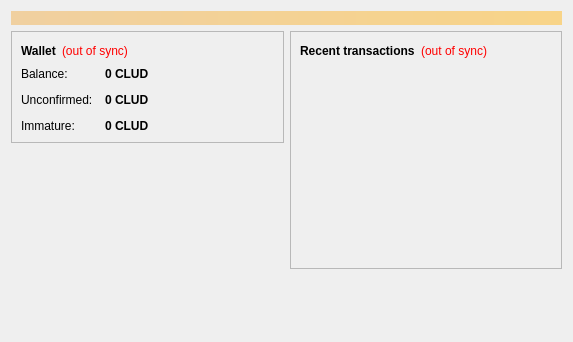
<?xml version="1.0" encoding="UTF-8"?>
<ui version="4.0">
 <class>OverviewPage</class>
 <widget class="QWidget" name="OverviewPage">
  <property name="geometry">
   <rect>
    <x>0</x>
    <y>0</y>
    <width>573</width>
    <height>342</height>
   </rect>
  </property>
  <property name="windowTitle">
   <string>Form</string>
  </property>
  <layout class="QVBoxLayout" name="topLayout">
   <item>
    <widget class="QLabel" name="labelAlerts">
     <property name="visible">
      <bool>false</bool>
     </property>
     <property name="styleSheet">
      <string notr="true">background-color: qlineargradient(x1: 0, y1: 0, x2: 1, y2: 0, stop:0 #F0D0A0, stop:1 #F8D488); color:#000000;</string>
     </property>
     <property name="wordWrap">
      <bool>true</bool>
     </property>
     <property name="margin">
      <number>3</number>
     </property>
    </widget>
   </item>
   <item>
    <layout class="QHBoxLayout" name="horizontalLayout" stretch="1,1">
     <item>
      <layout class="QVBoxLayout" name="verticalLayout_2">
       <item>
        <widget class="QFrame" name="frame">
         <property name="frameShape">
          <enum>QFrame::StyledPanel</enum>
         </property>
         <property name="frameShadow">
          <enum>QFrame::Raised</enum>
         </property>
         <layout class="QVBoxLayout" name="verticalLayout_4">
          <item>
           <layout class="QHBoxLayout" name="horizontalLayout_4">
            <item>
             <widget class="QLabel" name="label_5">
              <property name="font">
               <font>
                <weight>75</weight>
                <bold>true</bold>
               </font>
              </property>
              <property name="text">
               <string>Wallet</string>
              </property>
             </widget>
            </item>
            <item>
             <widget class="QLabel" name="labelWalletStatus">
              <property name="toolTip">
               <string>The displayed information may be out of date. Your wallet automatically synchronizes with the CludCoin network after a connection is established, but this process has not completed yet.</string>
              </property>
              <property name="styleSheet">
               <string notr="true">QLabel { color: red; }</string>
              </property>
              <property name="text">
               <string notr="true">(out of sync)</string>
              </property>
              <property name="alignment">
               <set>Qt::AlignLeading|Qt::AlignLeft|Qt::AlignVCenter</set>
              </property>
             </widget>
            </item>
            <item>
             <spacer name="horizontalSpacer_2">
              <property name="orientation">
               <enum>Qt::Horizontal</enum>
              </property>
              <property name="sizeHint" stdset="0">
               <size>
                <width>40</width>
                <height>20</height>
               </size>
              </property>
             </spacer>
            </item>
           </layout>
          </item>
          <item>
           <layout class="QFormLayout" name="formLayout_2">
            <property name="fieldGrowthPolicy">
             <enum>QFormLayout::AllNonFixedFieldsGrow</enum>
            </property>
            <property name="horizontalSpacing">
             <number>12</number>
            </property>
            <property name="verticalSpacing">
             <number>12</number>
            </property>
            <item row="0" column="0">
             <widget class="QLabel" name="label">
              <property name="text">
               <string>Balance:</string>
              </property>
             </widget>
            </item>
            <item row="0" column="1">
             <widget class="QLabel" name="labelBalance">
              <property name="font">
               <font>
                <weight>75</weight>
                <bold>true</bold>
               </font>
              </property>
              <property name="cursor">
               <cursorShape>IBeamCursor</cursorShape>
              </property>
              <property name="toolTip">
               <string>Your current balance</string>
              </property>
              <property name="text">
               <string notr="true">0 CLUD</string>
              </property>
              <property name="textInteractionFlags">
               <set>Qt::LinksAccessibleByMouse|Qt::TextSelectableByKeyboard|Qt::TextSelectableByMouse</set>
              </property>
             </widget>
            </item>
            <item row="1" column="0">
             <widget class="QLabel" name="label_3">
              <property name="text">
               <string>Unconfirmed:</string>
              </property>
             </widget>
            </item>
            <item row="1" column="1">
             <widget class="QLabel" name="labelUnconfirmed">
              <property name="font">
               <font>
                <weight>75</weight>
                <bold>true</bold>
               </font>
              </property>
              <property name="cursor">
               <cursorShape>IBeamCursor</cursorShape>
              </property>
              <property name="toolTip">
               <string>Total of transactions that have yet to be confirmed, and do not yet count toward the current balance</string>
              </property>
              <property name="text">
               <string notr="true">0 CLUD</string>
              </property>
              <property name="textInteractionFlags">
               <set>Qt::LinksAccessibleByMouse|Qt::TextSelectableByKeyboard|Qt::TextSelectableByMouse</set>
              </property>
             </widget>
            </item>
            <item row="2" column="0">
             <widget class="QLabel" name="labelImmatureText">
              <property name="text">
               <string>Immature:</string>
              </property>
             </widget>
            </item>
            <item row="2" column="1">
             <widget class="QLabel" name="labelImmature">
              <property name="font">
               <font>
                <weight>75</weight>
                <bold>true</bold>
               </font>
              </property>
              <property name="toolTip">
               <string>Mined balance that has not yet matured</string>
              </property>
              <property name="text">
               <string notr="true">0 CLUD</string>
              </property>
              <property name="textInteractionFlags">
               <set>Qt::LinksAccessibleByMouse|Qt::TextSelectableByKeyboard|Qt::TextSelectableByMouse</set>
              </property>
             </widget>
            </item>
           </layout>
          </item>
         </layout>
        </widget>
       </item>
       <item>
        <spacer name="verticalSpacer">
         <property name="orientation">
          <enum>Qt::Vertical</enum>
         </property>
         <property name="sizeHint" stdset="0">
          <size>
           <width>20</width>
           <height>40</height>
          </size>
         </property>
        </spacer>
       </item>
      </layout>
     </item>
     <item>
      <layout class="QVBoxLayout" name="verticalLayout_3">
       <item>
        <widget class="QFrame" name="frame_2">
         <property name="frameShape">
          <enum>QFrame::StyledPanel</enum>
         </property>
         <property name="frameShadow">
          <enum>QFrame::Raised</enum>
         </property>
         <layout class="QVBoxLayout" name="verticalLayout">
          <item>
           <layout class="QHBoxLayout" name="horizontalLayout_2">
            <item>
             <widget class="QLabel" name="label_4">
              <property name="text">
               <string>&lt;b&gt;Recent transactions&lt;/b&gt;</string>
              </property>
             </widget>
            </item>
            <item>
             <widget class="QLabel" name="labelTransactionsStatus">
              <property name="toolTip">
               <string>The displayed information may be out of date. Your wallet automatically synchronizes with the CludCoin network after a connection is established, but this process has not completed yet.</string>
              </property>
              <property name="styleSheet">
               <string notr="true">QLabel { color: red; }</string>
              </property>
              <property name="text">
               <string notr="true">(out of sync)</string>
              </property>
              <property name="alignment">
               <set>Qt::AlignRight|Qt::AlignTrailing|Qt::AlignVCenter</set>
              </property>
             </widget>
            </item>
            <item>
             <spacer name="horizontalSpacer">
              <property name="orientation">
               <enum>Qt::Horizontal</enum>
              </property>
              <property name="sizeHint" stdset="0">
               <size>
                <width>40</width>
                <height>20</height>
               </size>
              </property>
             </spacer>
            </item>
           </layout>
          </item>
          <item>
           <widget class="QListView" name="listTransactions">
            <property name="styleSheet">
             <string notr="true">QListView { background: transparent; }</string>
            </property>
            <property name="frameShape">
             <enum>QFrame::NoFrame</enum>
            </property>
            <property name="verticalScrollBarPolicy">
             <enum>Qt::ScrollBarAlwaysOff</enum>
            </property>
            <property name="horizontalScrollBarPolicy">
             <enum>Qt::ScrollBarAlwaysOff</enum>
            </property>
            <property name="selectionMode">
             <enum>QAbstractItemView::NoSelection</enum>
            </property>
           </widget>
          </item>
         </layout>
        </widget>
       </item>
       <item>
        <spacer name="verticalSpacer_2">
         <property name="orientation">
          <enum>Qt::Vertical</enum>
         </property>
         <property name="sizeHint" stdset="0">
          <size>
           <width>20</width>
           <height>40</height>
          </size>
         </property>
        </spacer>
       </item>
      </layout>
     </item>
    </layout>
   </item>
  </layout>
 </widget>
 <resources/>
 <connections/>
</ui>
